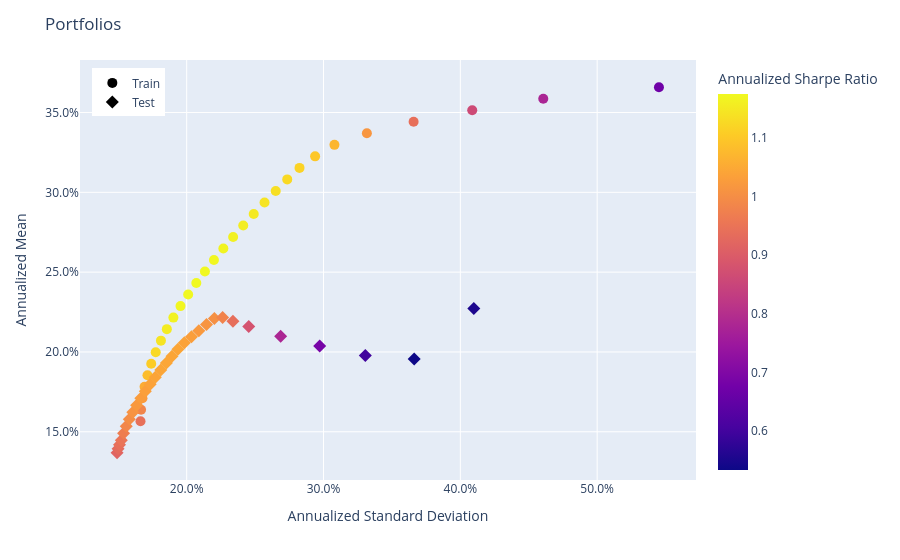

Notebook cell for this chart:
### Code cell
population_train.set_portfolio_params(tag="Train")
population_test.set_portfolio_params(tag="Test")

population = population_train + population_test

fig = population.plot_measures(
    x=RiskMeasure.ANNUALIZED_STANDARD_DEVIATION,
    y=PerfMeasure.ANNUALIZED_MEAN,
    color_scale=RatioMeasure.ANNUALIZED_SHARPE_RATIO,
    hover_measures=[RiskMeasure.MAX_DRAWDOWN, RatioMeasure.ANNUALIZED_SORTINO_RATIO],
)
show(fig)

### Figure 1 — Plotly figure (JSON) as saved in the notebook; plotly's stock layout.template omitted (floating-point values rounded to 4 significant figures)
{"data": [{"customdata": [["Train", 0.334, 1.339, 0.9418], ["Train", 0.3461, 1.397, 0.9827], ["Train", 0.3581, 1.45, 1.02], ["Train", 0.3707, 1.496, 1.053], ["Train", 0.3861, 1.537, 1.082], ["Train", 0.4015, 1.571, 1.107], ["Train", 0.4168, 1.598, 1.127], ["Train", 0.4322, 1.62, 1.143], ["Train", 0.4477, 1.637, 1.155], ["Train", 0.4716, 1.649, 1.164], ["Train", 0.4982, 1.657, 1.17], ["Train", 0.5248, 1.662, 1.173], ["Train", 0.5513, 1.663, 1.175], ["Train", 0.5777, 1.662, 1.174], ["Train", 0.6037, 1.659, 1.171], ["Train", 0.6277, 1.654, 1.168], ["Train", 0.652, 1.648, 1.163], ["Train", 0.6775, 1.64, 1.157], ["Train", 0.7033, 1.631, 1.151], ["Train", 0.7296, 1.621, 1.143], ["Train", 0.7582, 1.609, 1.135], ["Train", 0.7868, 1.597, 1.127], ["Train", 0.809, 1.583, 1.116], ["Train", 0.8254, 1.558, 1.098], ["Train", 0.8369, 1.522, 1.071], ["Train", 0.833, 1.448, 1.016], ["Train", 0.8291, 1.344, 0.9408], ["Train", 0.8165, 1.23, 0.8599], ["Train", 0.8354, 1.113, 0.7786], ["Train", 1.324, 0.9594, 0.6711]], "hovertemplate": "<b>%{hovertext}</b><br><br>tag=%{customdata[0]}<br>Annualized Standard Deviation=%{x:.3f}<br>Annualized Mean=%{y:.3f}<br>MAX Drawdown=%{customdata[1]:.3f}<br>Annualized Sortino Ratio=%{customdata[2]:.3f}<br>Annualized Sharpe Ratio=%{marker.color:.3f}<extra></extra>", "hovertext": ["ptf0 - Variance", "ptf1 - Variance", "ptf2 - Variance", "ptf3 - Variance", "ptf4 - Variance", "ptf5 - Variance", "ptf6 - Variance", "ptf7 - Variance", "ptf8 - Variance", "ptf9 - Variance", "ptf10 - Variance", "ptf11 - Variance", "ptf12 - Variance", "ptf13 - Variance", "ptf14 - Variance", "ptf15 - Variance", "ptf16 - Variance", "ptf17 - Variance", "ptf18 - Variance", "ptf19 - Variance", "ptf20 - Variance", "ptf21 - Variance", "ptf22 - Variance", "ptf23 - Variance", "ptf24 - Variance", "ptf25 - Variance", "ptf26 - Variance", "ptf27 - Variance", "ptf28 - Variance", "ptf29 - Variance"], "legendgroup": "Train", "marker": {"color": [0.9418, 0.9827, 1.02, 1.053, 1.082, 1.107, 1.127, 1.143, 1.155, 1.164, 1.17, 1.173, 1.175, 1.174, 1.171, 1.168, 1.163, 1.157, 1.151, 1.143, 1.135, 1.127, 1.116, 1.098, 1.071, 1.016, 0.9408, 0.8599, 0.7786, 0.6711], "coloraxis": "coloraxis", "size": 10, "symbol": "circle"}, "mode": "markers", "name": "Train", "orientation": "v", "showlegend": true, "type": "scatter", "x": [0.1662, 0.1667, 0.1676, 0.1692, 0.1713, 0.1741, 0.1774, 0.1812, 0.1855, 0.1903, 0.1955, 0.2011, 0.207, 0.2133, 0.2199, 0.2268, 0.2339, 0.2413, 0.249, 0.2569, 0.2651, 0.2735, 0.2825, 0.2938, 0.308, 0.3317, 0.3658, 0.4087, 0.4606, 0.5452], "xaxis": "x", "y": [0.1566, 0.1638, 0.171, 0.1782, 0.1854, 0.1926, 0.1999, 0.2071, 0.2143, 0.2215, 0.2287, 0.2359, 0.2432, 0.2504, 0.2576, 0.2648, 0.272, 0.2792, 0.2865, 0.2937, 0.3009, 0.3081, 0.3153, 0.3225, 0.3298, 0.337, 0.3442, 0.3514, 0.3586, 0.3658], "yaxis": "y"}, {"customdata": [["Test", 0.3359, 1.28, 0.9179], ["Test", 0.3362, 1.296, 0.93], ["Test", 0.3365, 1.31, 0.9401], ["Test", 0.3365, 1.325, 0.9503], ["Test", 0.3358, 1.351, 0.9686], ["Test", 0.335, 1.375, 0.9846], ["Test", 0.3343, 1.395, 0.9984], ["Test", 0.3336, 1.413, 1.01], ["Test", 0.3329, 1.428, 1.019], ["Test", 0.3322, 1.441, 1.027], ["Test", 0.3315, 1.451, 1.033], ["Test", 0.3308, 1.459, 1.037], ["Test", 0.3301, 1.465, 1.04], ["Test", 0.3295, 1.47, 1.042], ["Test", 0.3288, 1.474, 1.043], ["Test", 0.3258, 1.476, 1.043], ["Test", 0.3233, 1.476, 1.042], ["Test", 0.3234, 1.472, 1.038], ["Test", 0.328, 1.461, 1.029], ["Test", 0.3342, 1.449, 1.021], ["Test", 0.3405, 1.437, 1.012], ["Test", 0.3467, 1.425, 1.004], ["Test", 0.3626, 1.392, 0.9796], ["Test", 0.3875, 1.335, 0.9375], ["Test", 0.4126, 1.256, 0.8799], ["Test", 0.4424, 1.118, 0.7809], ["Test", 0.5008, 0.9839, 0.6855], ["Test", 0.5483, 0.8595, 0.5986], ["Test", 0.5635, 0.7643, 0.534], ["Test", 0.764, 0.7795, 0.5546]], "hovertemplate": "<b>%{hovertext}</b><br><br>tag=%{customdata[0]}<br>Annualized Standard Deviation=%{x:.3f}<br>Annualized Mean=%{y:.3f}<br>MAX Drawdown=%{customdata[1]:.3f}<br>Annualized Sortino Ratio=%{customdata[2]:.3f}<br>Annualized Sharpe Ratio=%{marker.color:.3f}<extra></extra>", "hovertext": ["ptf0 - Variance", "ptf1 - Variance", "ptf2 - Variance", "ptf3 - Variance", "ptf4 - Variance", "ptf5 - Variance", "ptf6 - Variance", "ptf7 - Variance", "ptf8 - Variance", "ptf9 - Variance", "ptf10 - Variance", "ptf11 - Variance", "ptf12 - Variance", "ptf13 - Variance", "ptf14 - Variance", "ptf15 - Variance", "ptf16 - Variance", "ptf17 - Variance", "ptf18 - Variance", "ptf19 - Variance", "ptf20 - Variance", "ptf21 - Variance", "ptf22 - Variance", "ptf23 - Variance", "ptf24 - Variance", "ptf25 - Variance", "ptf26 - Variance", "ptf27 - Variance", "ptf28 - Variance", "ptf29 - Variance"], "legendgroup": "Test", "marker": {"color": [0.9179, 0.93, 0.9401, 0.9503, 0.9686, 0.9846, 0.9984, 1.01, 1.019, 1.027, 1.033, 1.037, 1.04, 1.042, 1.043, 1.043, 1.042, 1.038, 1.029, 1.021, 1.012, 1.004, 0.9796, 0.9375, 0.8799, 0.7809, 0.6855, 0.5986, 0.534, 0.5546], "coloraxis": "coloraxis", "size": 10, "symbol": "diamond"}, "mode": "markers", "name": "Test", "orientation": "v", "showlegend": true, "type": "scatter", "x": [0.1491, 0.1498, 0.1509, 0.1522, 0.1539, 0.1558, 0.1581, 0.1606, 0.1634, 0.1665, 0.1698, 0.1733, 0.1771, 0.181, 0.1851, 0.1893, 0.1936, 0.1983, 0.2035, 0.2089, 0.2145, 0.2202, 0.2263, 0.2338, 0.2453, 0.2687, 0.2972, 0.3305, 0.3663, 0.4099], "xaxis": "x", "y": [0.1368, 0.1393, 0.1418, 0.1446, 0.149, 0.1534, 0.1578, 0.1622, 0.1666, 0.171, 0.1753, 0.1797, 0.1841, 0.1886, 0.1931, 0.1974, 0.2016, 0.2058, 0.2095, 0.2132, 0.2171, 0.221, 0.2216, 0.2192, 0.2159, 0.2098, 0.2037, 0.1978, 0.1956, 0.2273], "yaxis": "y"}], "layout": {"coloraxis": {"colorbar": {"title": {"text": "Annualized Sharpe Ratio"}}, "colorscale": [[0, "#0d0887"], [0.1111, "#46039f"], [0.2222, "#7201a8"], [0.3333, "#9c179e"], [0.4444, "#bd3786"], [0.5556, "#d8576b"], [0.6667, "#ed7953"], [0.7778, "#fb9f3a"], [0.8889, "#fdca26"], [1, "#f0f921"]]}, "legend": {"title": {}, "tracegroupgap": 0, "x": 0.02, "xanchor": "left", "y": 0.98, "yanchor": "top"}, "margin": {"t": 60}, "title": {"text": "Portfolios"}, "xaxis": {"anchor": "y", "domain": [0, 1], "tickformat": ",.1%", "title": {"text": "Annualized Standard Deviation"}}, "yaxis": {"anchor": "x", "domain": [0, 1], "tickformat": ",.1%", "title": {"text": "Annualized Mean"}}}}
